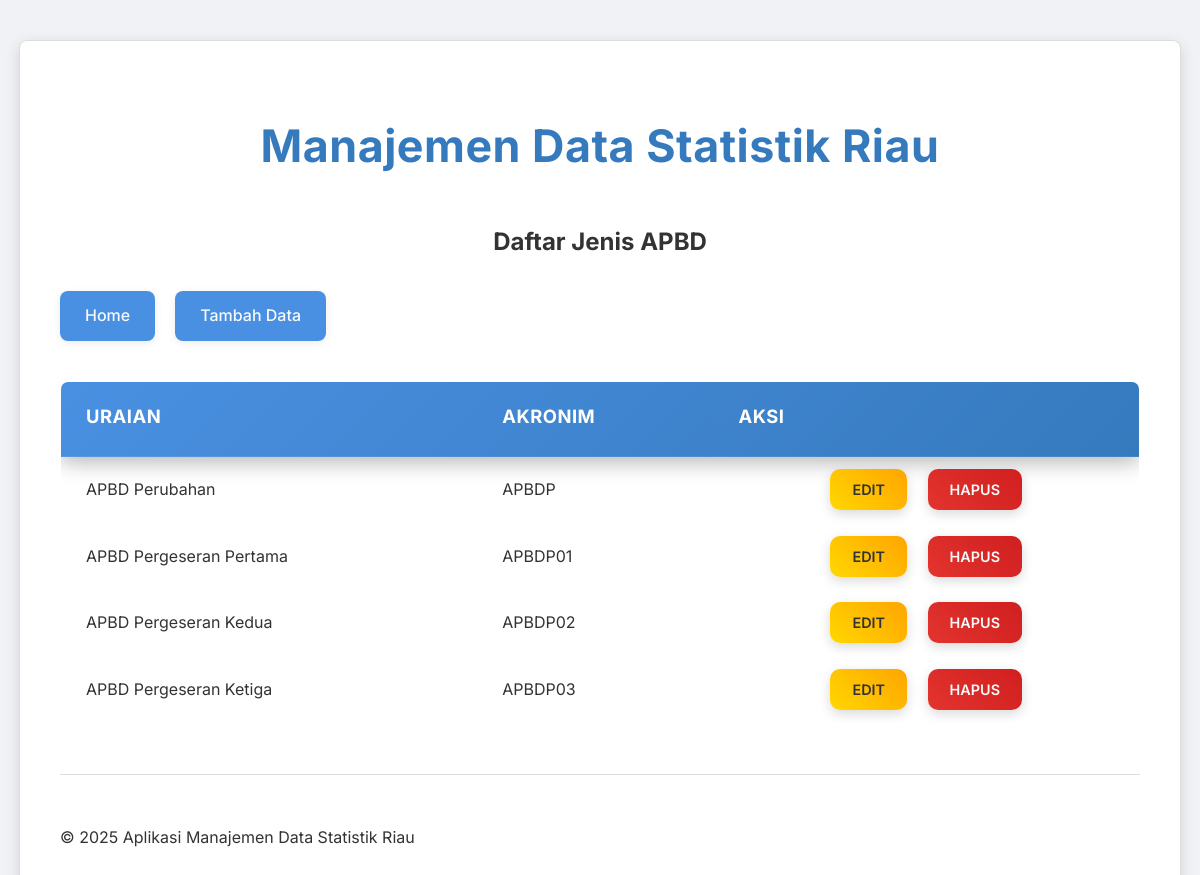
Screenshot of /pages/apbd-jenis/read.php with the database file from the repository.
### tables this page shows
CREATE TABLE `jenis_apbd` (
  `id` int(11) NOT NULL,
  `uraian` varchar(255) DEFAULT NULL,
  `akronim` varchar(255) DEFAULT NULL
);

### pages/apbd-jenis/read.php (the view, shortened to what this page needs)
<?php
include '../../config/database.php';
include '../../templates/header.php';
$sql = "SELECT * FROM jenis_apbd ORDER BY id";
$result = $conn->query($sql);
?>
<h2 style="text-align: center;">Daftar Jenis APBD</h2>
<div class="button-group">
    <a href="../../index.php">Home</a>
    <a href="create.php">Tambah Data</a>
</div>
<?php
if ($result->num_rows > 0):
?>
    <table>
        <thead>
            <tr>
                <th>Uraian</th>
                <th>Akronim</th>
                <th>Aksi</th>
            </tr>
        </thead>
        <tbody>
            <?php
            while ($row = $result->fetch_assoc()):
            ?>
                <tr>
                    <td><?php echo htmlspecialchars($row['uraian']); ?></td>
                    <td><?php echo htmlspecialchars($row['akronim']); ?></td>
                    <td class="actions">
                        <a href="update.php?id=<?php echo htmlspecialchars($row['id']); ?>" class="edit">Edit</a>
                        <a href="delete.php?id=<?php echo htmlspecialchars($row['id']); ?>" class="delete" onclick="return confirm('Apakah Anda yakin ingin menghapus data ini?')">Hapus</a>
                    </td>
                </tr>
            <?php endwhile; ?>
        </tbody>
    </table>
<?php else: ?>
    <p>Belum ada data.</p>
<?php endif; ?>
<?php
include '../../templates/footer.php';
?>

### templates/css/style.css (style rules this page uses)
:root { --primary-color: #4A90E2; --primary-dark: #357ABD; --accent-color: #50E3C2; --secondary-accent: #FF6B6B; --tertiary-color: #FFC107; --text-dark: #333333; --text-light: #F8F8F8; --bg-light: #F0F2F5; --bg-dark: #2C3E50; --card-bg: #FFFFFF; --border-color: #DDDDDD; --input-bg: #F8F8F8; --shadow-light: 0 2px 8px rgba(0, 0, 0, 0.08); --shadow-medium: 0 4px 15px rgba(0, 0, 0, 0.12); --success-color: #28A745; --danger-color: #DC3545; --warning-color: #FFC107; --info-color: #17A2B8; --radius-base: 8px; --transition-fast: 0.2s ease-in-out; --transition-normal: 0.3s ease-in-out; --gradient-primary: linear-gradient(135deg, var(--primary-color) 0%, var(--primary-dark) 100%); --gradient-accent: linear-gradient(135deg, var(--accent-color) 0%, #34B79C 100%); --gradient-secondary-accent: linear-gradient(135deg, var(--secondary-accent) 0%, #FF8A8A 100%); --gradient-tertiary: linear-gradient(135deg, var(--tertiary-color) 0%, #FFA000 100%); }
body { font-family: 'Inter', sans-serif; background: var(--bg-light); margin: 0; padding: 0; line-height: 1.6; color: var(--text-dark); display: flex; justify-content: center; align-items: flex-start; min-height: 100vh; padding: 40px 0; box-sizing: border-box; overflow-x: hidden; overflow-y: auto; position: relative; }
body::before { content: none; }
table { width: 100%; border-collapse: separate; border-spacing: 0; margin-top: 40px; box-shadow: var(--shadow-glass); border-radius: var(--radius-base); overflow: hidden; background-color: rgba(255, 255, 255, 0.05); border: 1px solid rgba(255, 255, 255, 0.1); backdrop-filter: blur(10px); -webkit-backdrop-filter: blur(10px); }
table thead tr { background: var(--gradient-primary); color: #FFFFFF; box-shadow: 0 5px 20px rgba(0, 0, 0, 0.3); }
table th, table td { padding: 20px 25px; text-align: left; border-bottom: 1px solid rgba(255, 255, 255, 0.08); }
table th { font-weight: 700; font-size: 1.15em; letter-spacing: 0.5px; text-transform: uppercase; position: relative; padding-bottom: 25px; }
table th::after { content: ''; position: absolute; bottom: 0; left: 50%; transform: translateX(-50%); width: 0; height: 3px; background-color: var(--accent-color); transition: width 0.3s ease-out; }
table tbody tr:nth-child(even) { background-color: rgba(249, 250, 251, 0.03); }
table tbody tr:nth-child(odd) { background-color: rgba(255, 255, 255, 0.01); }
table td.actions { text-align: center; white-space: nowrap; }
table td.actions a { padding: 12px 22px; border-radius: 10px; font-weight: 600; transition: background-color var(--transition-fast), transform var(--transition-fast), box-shadow var(--transition-fast); margin: 0 8px; box-shadow: 0 4px 12px rgba(0, 0, 0, 0.15); text-transform: uppercase; font-size: 0.9em; text-decoration: none; }
table td.actions .edit { background: linear-gradient(45deg, #FFD700, #FFA500); color: #333; }
table td.actions .delete { background: linear-gradient(45deg, #E3342F, #D01F1F); color: var(--text-light); }
.button-group { display: flex; gap: 20px; margin-top: 30px; justify-content: flex-start; }
.button-group a { display: inline-block; background-color: var(--primary-color); color: var(--text-light); padding: 12px 25px; text-decoration: none; border-radius: var(--radius-base); font-size: 1em; font-weight: 500; transition: background-color var(--transition-fast), transform var(--transition-fast), box-shadow var(--transition-fast); box-shadow: var(--shadow-light); }
* { scrollbar-width: thin; scrollbar-color: #888888 #F0F2F5; }

### rows the page displays
jenis_apbd: uraian "APBD Perubahan", akronim "APBDP"
jenis_apbd: uraian "APBD Pergeseran Pertama", akronim "APBDP01"
jenis_apbd: uraian "APBD Pergeseran Kedua", akronim "APBDP02"
jenis_apbd: uraian "APBD Pergeseran Ketiga", akronim "APBDP03"
